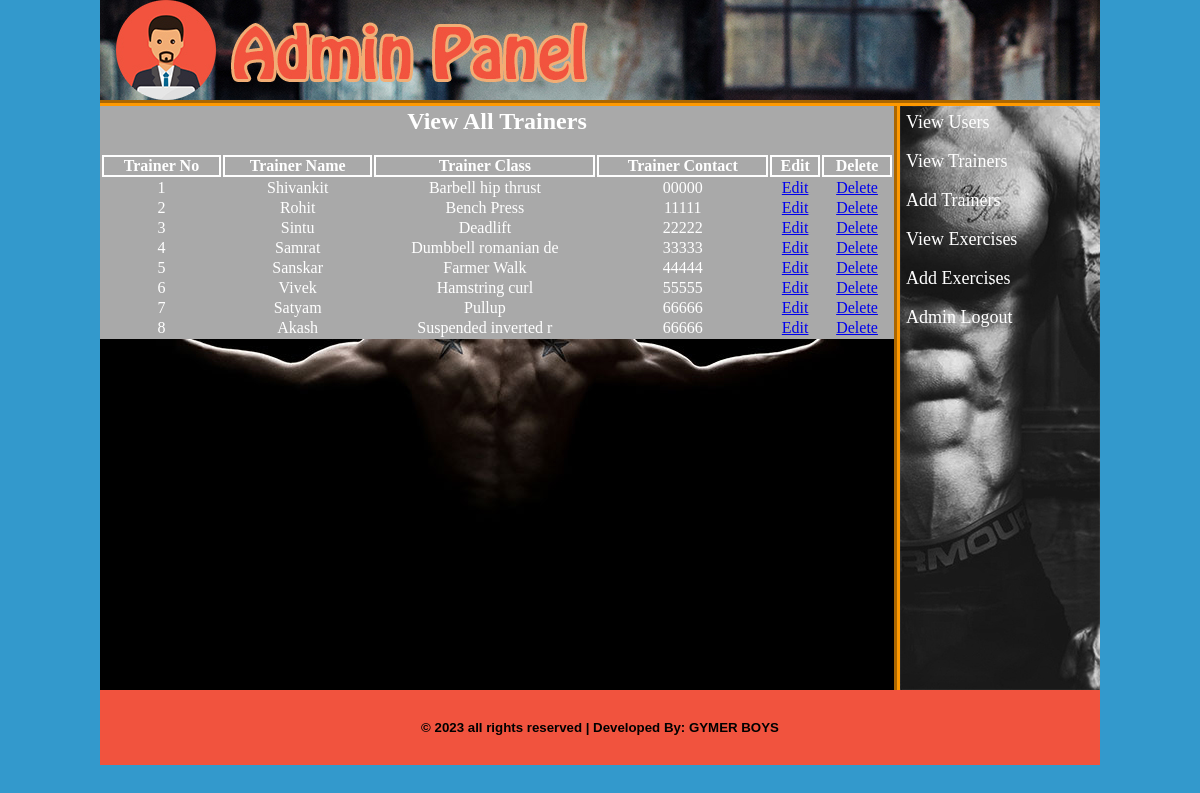
Screenshot of /admin/index.php?view_trainers (signed in) with the database file from the repository.
### tables this page shows
CREATE TABLE `trainer` (
  `tran_id` int(10) NOT NULL,
  `tran_name` varchar(20) NOT NULL,
  `tran_class` varchar(30) NOT NULL,
  `tran_contact` varchar(20) NOT NULL
);

### admin/view_trainers.php (the view, shortened to what this page needs)
<html>
<head>
</head>
<body>
	<?php
		if(isset($_GET['view_trainers'])) {
	?>
	<table align="center" width="794" style="color:white;">
		<tr align="center">
			<td colspan="6"><h2>View All Trainers</h2><br></td>
		</tr>
		<tr>
			<th>Trainer No</th>
			<th>Trainer Name</th>
			<th>Trainer Class</th>
			<th>Trainer Contact</th>
			<th>Edit</th>
			<th>Delete</th>
		</tr>
		<?php
		$i=0;
			$sel_trainer="SELECT * FROM trainer";
			$run_trainer=mysqli_query($con, $sel_trainer);
			while ($row_trainer=mysqli_fetch_array($run_trainer)) {
				$tran_id=$row_trainer['tran_id'];
				$tran_name=$row_trainer['tran_name'];
				$tran_class=$row_trainer['tran_class'];
				$tran_contact=$row_trainer['tran_contact'];
				$i++;
		?>
		<tr align="center">
			<td><?php echo $i; ?></td>
			<td><?php echo $tran_name; ?></td>
			<td><?php echo $tran_class; ?></td>
			<td><?php echo $tran_contact; ?></td>
			<td><a href="index.php?edit_tran=<?php echo $tran_id; ?>">Edit</a></td>
			<td><a href="index.php?delete_tran=<?php echo $tran_id; ?>">Delete</a></td>
		</tr>
		<?php } ?>
	</table>
	<?php }
	?>
</body>
</html>

### admin/styles/style.css (style rules this page uses)
html, body, div, span, applet, object, iframe, h1, h2, h3, h4, h5, h6, p, blockquote, pre, a, abbr, acronym, address, big, cite, code, del, dfn, em, img, ins, kbd, q, s, samp, small, strike, strong, sub, sup, tt, var, b, u, i, center, dl, dt, dd, ol, ul, li, fieldset, form, label, legend, table, caption, tbody, tfoot, thead, tr, th, td, article, aside, canvas, details, embed, figure, figcaption, footer, header, hgroup, menu, nav, output, ruby, section, summary, time, mark, audio, video { margin: 0; padding: 0; border: 0; vertical-align: baseline; }
body { background-color: #39C; background-repeat: no-repeat; }

### admin/view_trainers.php (style rules this page uses)
table { background-color: darkgrey; }
tr,th { border: 2px solid white; }

### rows the page displays
trainer: tran_name "Shivankit", tran_class "Barbell hip thrust", tran_contact "00000"
trainer: tran_name "Rohit", tran_class "Bench Press", tran_contact "11111"
trainer: tran_name "Sintu", tran_class "Deadlift", tran_contact "22222"
trainer: tran_name "Samrat", tran_class "Dumbbell romanian de", tran_contact "33333"
trainer: tran_name "Sanskar", tran_class "Farmer Walk", tran_contact "44444"
trainer: tran_name "Vivek", tran_class "Hamstring curl", tran_contact "55555"
trainer: tran_name "Satyam", tran_class "Pullup", tran_contact "66666"
trainer: tran_name "Akash", tran_class "Suspended inverted r", tran_contact "66666"
